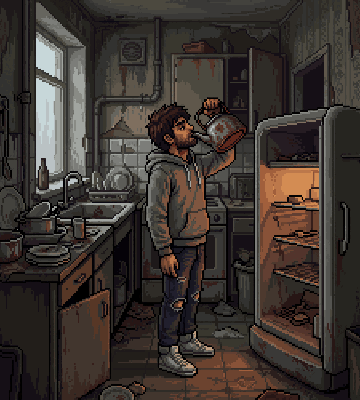
#> input picture tiktok/story_world/zapertyy/art/pro360/e2c_kitchen.png, 360 x 400 px
$ python style_previews.py
#> lines starting #> are read from the running program, lines starting #| are printed output that depends on the picture; after the words box and inside, x2 and y2 are one past the last pixel; in counts of white or black regions, pixels touching at a corner belong together
#!/usr/bin/env python3
"""Грубые превью других стилей для кинокомикса (без генераций) → styles/.

1. Нуар-комикс: чёрно-белые чернила + растр (halftone) + один акцентный цвет — фильтр по кадру Pro.
2. Карандашный набросок (как «This War of Mine»): графит, бумага, сепия — фильтр по кадру Pro.
3. Силуэты в тумане (как Limbo/Inside): сцена нарисована кодом, Денис — силуэт из спрайта.
Настоящая генерация в выбранном стиле (Gemini / FLUX) будет заметно лучше фильтров.
"""
import os

import numpy as np
from PIL import Image, ImageChops, ImageFilter, ImageOps

HERE = os.path.dirname(os.path.abspath(__file__))
OUT = os.path.join(HERE, "styles")
SRC = os.path.join(HERE, "pro360", "e2c_kitchen.png")
W, H = 1080, 1200


def smooth_source():
    im = Image.open(SRC).convert("RGB")
#> im is the input picture: PIL image 360x400 RGB; mean R, G, B 60.6, 52.9, 48
    return im.resize((W, H), Image.LANCZOS).filter(ImageFilter.GaussianBlur(2.2))


def noir():
    im = smooth_source()
    g = np.asarray(ImageOps.autocontrast(im.convert("L"), cutoff=2)).astype(np.float32) / 255
    g = np.clip((g - 0.12) * 1.45, 0, 1)
    yy, xx = np.mgrid[0:H, 0:W]
    cell = 9                                                    # растр: точки по сетке под 45°
    u, v = (xx + yy) / cell, (xx - yy) / cell
    d = np.sqrt((u - np.round(u)) ** 2 + (v - np.round(v)) ** 2)
    dots = d < (1 - g) * 0.62
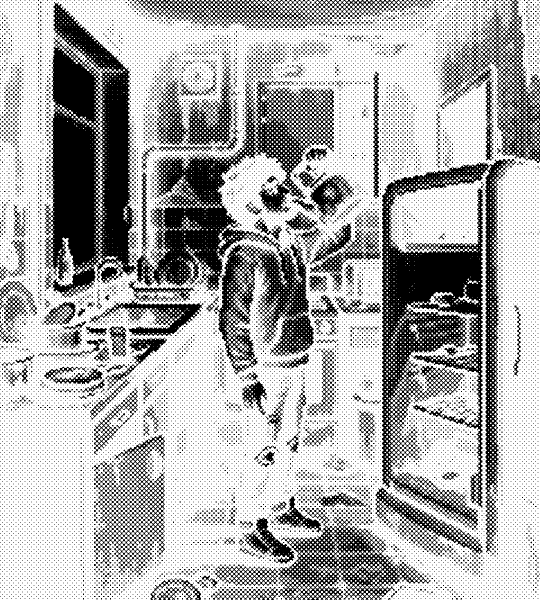
#> dots: shape (1200, 1080) bool (shown at 1/2 size); 68% white; 17389 black regions (17231 under 20 px), largest, box (x1, y1, x2, y2) and area: (273, 161, 708, 749) 76312, (764, 318, 1033, 1105) 75277, (89, 4, 272, 596) 68235
    ink = np.where(g < 0.18, 0.0, np.where(g > 0.78, 1.0, np.where(dots, 0.0, 1.0)))
#> ink: shape (1200, 1080) float64; values 0 (black) and 1 (white), 28.5% white; 2818 white regions (2667 under 20 px), largest, box (x1, y1, x2, y2) and area: (764, 318, 1033, 1105) 75059, (273, 161, 668, 749) 72255, (90, 6, 272, 594) 68103
    edges = np.asarray(im.convert("L").filter(ImageFilter.FIND_EDGES).filter(ImageFilter.MaxFilter(3))) > 38
#> edges: shape (1200, 1080) bool; 0.42% white; 90 white regions (46 under 20 px), largest, box (x1, y1, x2, y2) and area: (248, 0, 890, 2) 1284, (406, 1198, 765, 1200) 718, (1078, 154, 1080, 328) 348
    ink[edges] = 0
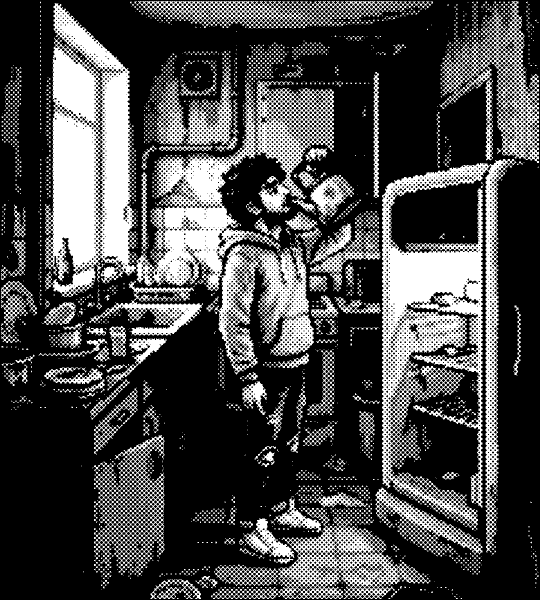
#> ink: shape (1200, 1080) float64 (shown at 1/2 size); values 0 (black) and 1 (white), 28.3% white; 2808 white regions (2656 under 20 px), largest, box (x1, y1, x2, y2) and area: (764, 318, 1033, 1105) 75041, (273, 161, 668, 749) 72047, (90, 6, 272, 594) 67824
    out = np.stack([ink * 236, ink * 230, ink * 214], -1)
    rgb = np.asarray(im).astype(np.float32)                    # акцент: тёплый свет холодильника — в красно-оранжевый
    warm = (rgb[..., 0] > rgb[..., 2] + 45) & (rgb[..., 0] > 110)
#> warm: shape (1200, 1080) bool; 3.9% white; 91 white regions (18 under 20 px), largest, box (x1, y1, x2, y2) and area: (779, 494, 958, 673) 19594, (780, 625, 925, 792) 8838, (523, 511, 590, 641) 3674
    out[warm & (ink > 0)] = (214, 72, 38)
    return Image.fromarray(out.astype(np.uint8))


def sketch():
    im = smooth_source().convert("L").filter(ImageFilter.GaussianBlur(1.2))
#> im: PIL image 1080x1200 L
    a = np.asarray(im).astype(np.float32)
    inv = np.asarray(ImageOps.invert(im).filter(ImageFilter.GaussianBlur(14))).astype(np.float32)
    dodge = np.clip(a * 255 / (256 - inv), 0, 255)              # карандашный контур (color dodge)
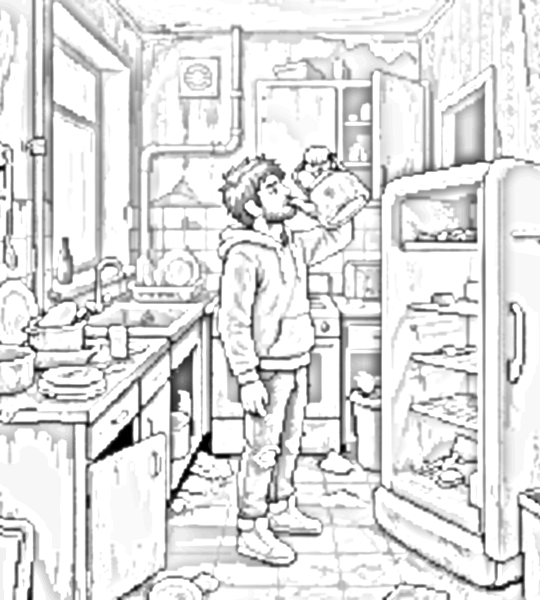
#> dodge: shape (1200, 1080) float32 (shown at 1/2 size); min 0, max 255, mean 224
    tone = np.asarray(im.filter(ImageFilter.GaussianBlur(4))).astype(np.float32)
    tone = np.clip((tone - 20) * 1.25, 0, 255)
    t = np.minimum(dodge, 255) / 255 * (0.35 + 0.65 * tone / 255)
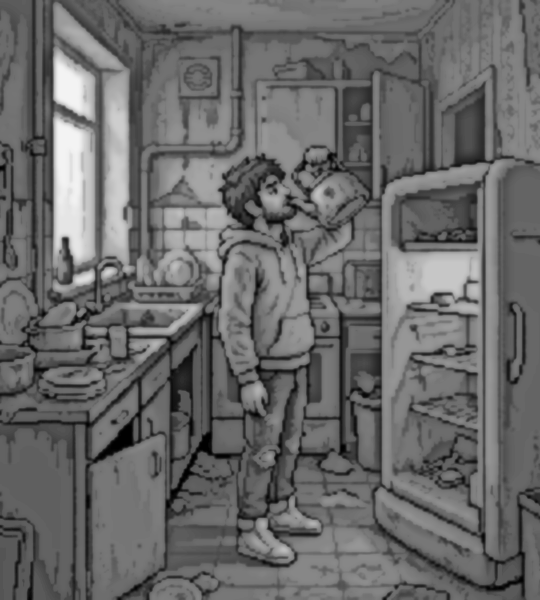
#> t: shape (1200, 1080) float32 (shown at 1/2 size); min 0, max 0.955, mean 0.413
    yy, xx = np.mgrid[0:H, 0:W]
    hatch = (((xx + yy) % 8) < 2) & (t < 0.45)                   # штриховка в тенях
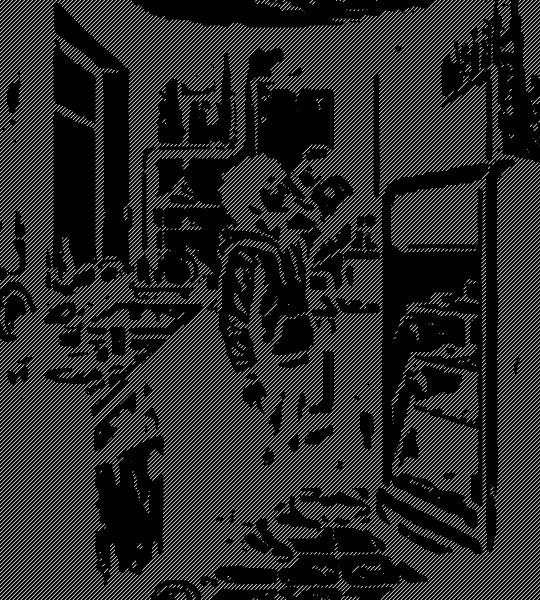
#> hatch: shape (1200, 1080) bool (shown at 1/2 size); 16% white in thin lines or dots
    t = np.where(hatch, t * 0.7, t)
    r = np.random.default_rng(3)
    paper = np.asarray(Image.fromarray(np.clip(r.normal(128, 10, (H, W)), 0, 255).astype(np.uint8))
                       .filter(ImageFilter.GaussianBlur(1.5))).astype(np.float32) - 128
    t = np.clip(t + paper / 900, 0, 1)
    out = np.stack([t * 226 + 18, t * 212 + 15, t * 182 + 12], -1)
    vig = np.clip(1.12 - 0.35 * (((xx - W / 2) / (W / 2)) ** 2 + ((yy - H / 2) / (H / 2)) ** 2), 0.55, 1)[..., None]
    return Image.fromarray(np.clip(out * vig, 0, 255).astype(np.uint8))
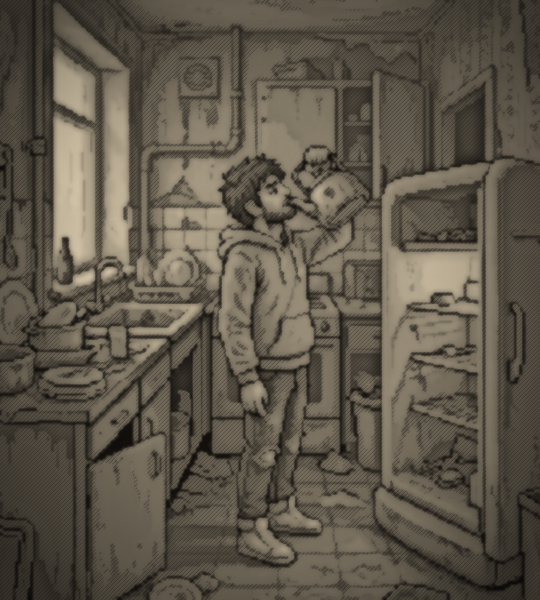
#> returned value: PIL image 1080x1200 RGB (shown at 1/2 size); mean R, G, B 93.6, 86.1, 73.1


def limbo():
    r = np.random.default_rng(7)
    yy, xx = np.mgrid[0:H, 0:W].astype(np.float32)
    fog = 0.62 + 0.25 * np.exp(-((xx - 760) ** 2 + (yy - 330) ** 2) / (2 * 260 ** 2)) - 0.18 * (yy / H)
    img = np.repeat((fog * 255)[..., None], 3, 2)
    for k in range(6):                                          # лучи света из окна
        ang = -0.55 + k * 0.08
        d = np.abs((xx - 820) * np.cos(ang) + (yy - 180) * np.sin(ang))
        img += (np.clip(1 - d / 18, 0, 1) * 18 * (yy > 180))[..., None]

    def rect(x0, y0, x1, y1, c):
        img[int(y0):int(y1), int(x0):int(x1)] = c

    sil = 14
    rect(0, 930, W, H, sil)                                     # пол
    for x in (60, 330, 600):                                    # открытые двери — тёмные проёмы с косяками
        rect(x, 330, x + 18, 930, 40)
        rect(x + 170, 330, x + 188, 930, 40)
        rect(x, 312, x + 188, 330, 40)
        rect(x + 18, 330, x + 170, 930, 70 + r.integers(0, 20))
    rect(700, 120, 980, 140, 30)                                # окно в конце коридора
#> in rect (call 14), `img[int(y0):int(y1), int(x0):int(x1)] = c`:
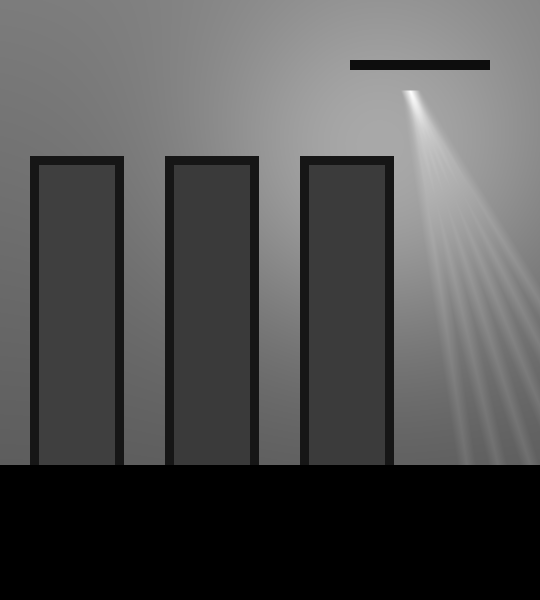
#> img: shape (1200, 1080, 3) float64 (shown at 1/2 size); min 14, max 310, mean 108.1; drawn with min black and max white
    rect(700, 120, 714, 420, 30)
    rect(966, 120, 980, 420, 30)
    for k in range(4):                                          # провода с потолка
        x = 120 + k * 260
        for y in range(0, 160 + k * 30):
            img[y, int(x + 14 * np.sin(y / 40)):int(x + 14 * np.sin(y / 40)) + 3] = sil
    rect(250, 860, 345, 930, sil)                               # чемодан и игрушка
    rect(280, 845, 315, 860, sil)
    yy2, xx2 = np.mgrid[0:H, 0:W]
    toy = ((xx2 - 400) ** 2 + (yy2 - 905) ** 2) < 26 ** 2
    img[toy] = sil
#> (the run stopped early here; a loop or call above may not have finished)

$ run again, with tiktok/story_world/zapertyy/art/pro360/e2c_boiler.png copied over tiktok/story_world/zapertyy/art/pro360/e2c_kitchen.png
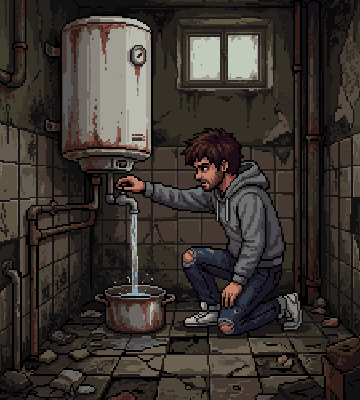
#> input picture tiktok/story_world/zapertyy/art/pro360/e2c_boiler.png, 360 x 400 px
#> in smooth_source, im is the input picture: PIL image 360x400 RGB; mean R, G, B 57.2, 51.1, 46.6
#> in noir, `dots = d < (1 - g) * 0.62`:
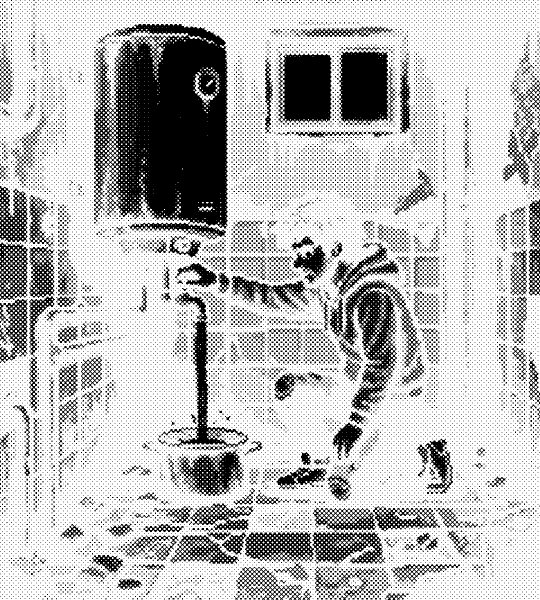
#> dots: shape (1200, 1080) bool (shown at 1/2 size); 73.9% white; 21752 black regions (21538 under 20 px), largest, box (x1, y1, x2, y2) and area: (188, 48, 456, 479) 85123, (647, 561, 843, 825) 15828, (678, 102, 790, 250) 13363
#> edges: shape (1200, 1080) bool; 0.41% white; 76 white regions (30 under 20 px), largest, box (x1, y1, x2, y2) and area: (0, 367, 2, 602) 470, (0, 0, 14, 207) 438, (1078, 64, 1080, 276) 424
#> warm: shape (1200, 1080) bool; 0.9% white; 46 white regions (17 under 20 px), largest, box (x1, y1, x2, y2) and area: (666, 847, 724, 917) 1956, (588, 491, 650, 551) 1941, (356, 528, 433, 573) 1717
#> im: PIL image 1080x1200 L
#> hatch: shape (1200, 1080) bool; 17.3% white in thin lines or dots
#> in sketch, `return Image.fromarray(np.clip(out * vig, 0, 255).astype(np.uint8))`:
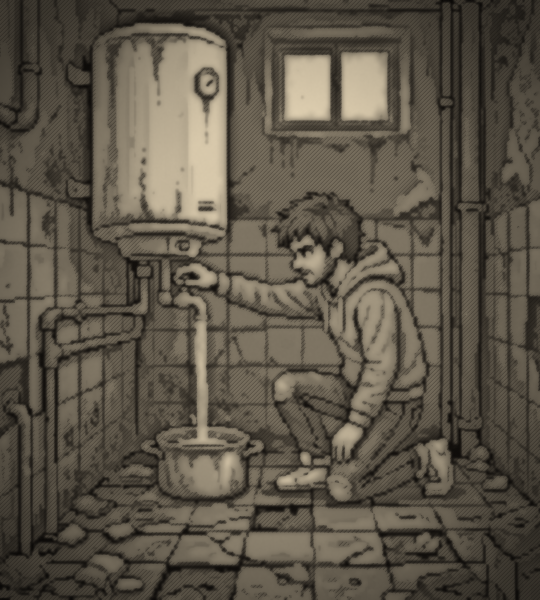
#> returned value: PIL image 1080x1200 RGB (shown at 1/2 size); mean R, G, B 91.2, 83.9, 71.2

$ run again, with tiktok/story_world/zapertyy/art/pro360/e2c_cupboard.png copied over tiktok/story_world/zapertyy/art/pro360/e2c_kitchen.png
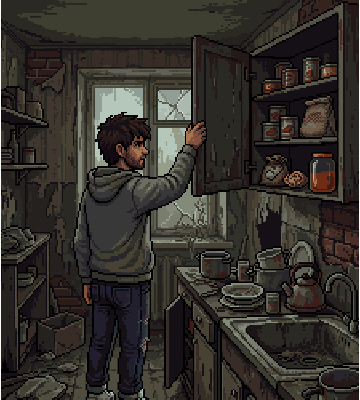
#> input picture tiktok/story_world/zapertyy/art/pro360/e2c_cupboard.png, 360 x 400 px
#> in smooth_source, im is the input picture: PIL image 360x400 RGB; mean R, G, B 52.2, 48.3, 43.9
#> in noir, `dots = d < (1 - g) * 0.62`:
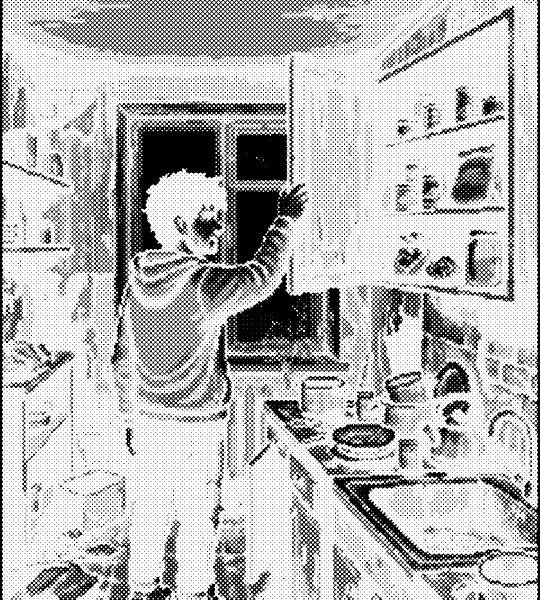
#> dots: shape (1200, 1080) bool (shown at 1/2 size); 72.6% white; 19107 black regions (18865 under 20 px), largest, box (x1, y1, x2, y2) and area: (220, 202, 618, 750) 83155, (615, 0, 1080, 1200) 32083, (277, 512, 700, 817) 30525
#> edges: shape (1200, 1080) bool; 0.69% white; 75 white regions (38 under 20 px), largest, box (x1, y1, x2, y2) and area: (0, 0, 720, 1200) 3858, (1043, 0, 1080, 1200) 2491, (723, 0, 851, 2) 256
#> warm: shape (1200, 1080) bool; 0.47% white; 29 white regions (9 under 20 px), largest, box (x1, y1, x2, y2) and area: (559, 370, 605, 434) 1844, (390, 433, 443, 480) 1368, (866, 514, 906, 551) 629
#> im: PIL image 1080x1200 L
#> hatch: shape (1200, 1080) bool; 17.6% white in thin lines or dots
#> in sketch, `return Image.fromarray(np.clip(out * vig, 0, 255).astype(np.uint8))`:
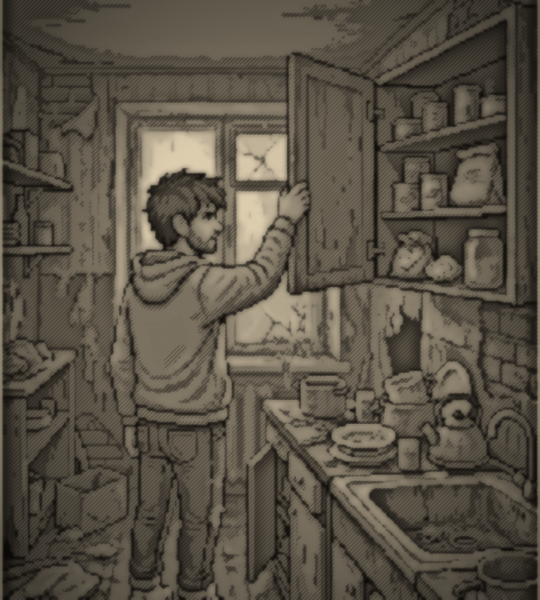
#> returned value: PIL image 1080x1200 RGB (shown at 1/2 size); mean R, G, B 88.3, 81.2, 68.9

$ run again, with tiktok/story_world/zapertyy/art/pro360/e2c_doors.png copied over tiktok/story_world/zapertyy/art/pro360/e2c_kitchen.png
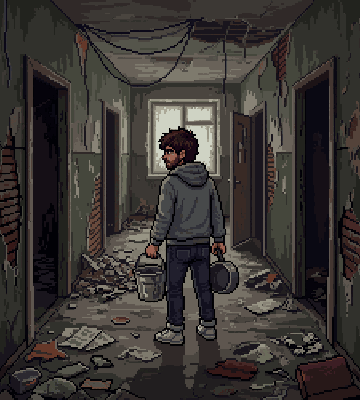
#> input picture tiktok/story_world/zapertyy/art/pro360/e2c_doors.png, 360 x 400 px
#> in smooth_source, im is the input picture: PIL image 360x400 RGB; mean R, G, B 57.7, 53.4, 50.8
#> dots: shape (1200, 1080) bool; 54.1% white; 11227 black regions (11150 under 20 px), largest, box (x1, y1, x2, y2) and area: (0, 0, 1080, 1200) 520119, (1012, 760, 1080, 1060) 6441, (0, 678, 69, 965) 4279
#> edges: shape (1200, 1080) bool; 0.47% white; 76 white regions (33 under 20 px), largest, box (x1, y1, x2, y2) and area: (158, 0, 938, 2) 1560, (0, 118, 2, 423) 610, (1078, 775, 1080, 1011) 472
#> warm: shape (1200, 1080) bool; 0.13% white; 8 white regions (1 under 20 px), largest, box (x1, y1, x2, y2) and area: (439, 735, 467, 766) 598, (493, 458, 531, 485) 585, (659, 730, 674, 757) 213
#> im: PIL image 1080x1200 L
#> hatch: shape (1200, 1080) bool; 15.5% white in thin lines or dots
#> in sketch, `return Image.fromarray(np.clip(out * vig, 0, 255).astype(np.uint8))`:
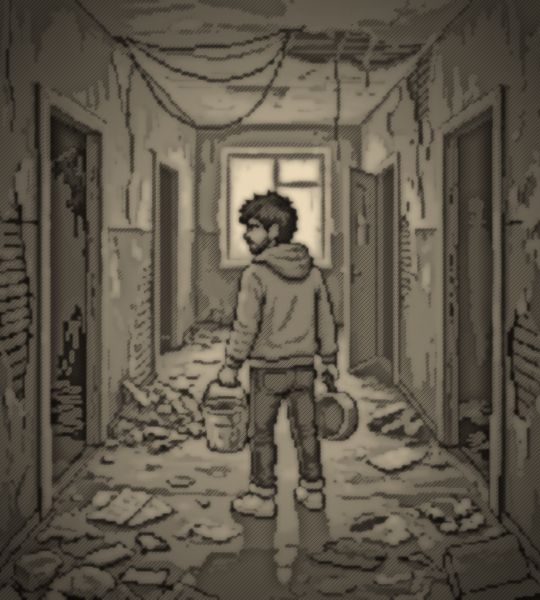
#> returned value: PIL image 1080x1200 RGB (shown at 1/2 size); mean R, G, B 93.8, 86.3, 73.3
